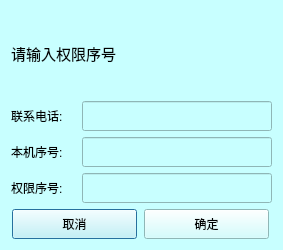
<?xml version="1.0" encoding="UTF-8"?>
<ui version="4.0">
 <class>dlgUseTime</class>
 <widget class="QDialog" name="dlgUseTime">
  <property name="geometry">
   <rect>
    <x>0</x>
    <y>0</y>
    <width>280</width>
    <height>250</height>
   </rect>
  </property>
  <property name="maximumSize">
   <size>
    <width>280</width>
    <height>250</height>
   </size>
  </property>
  <property name="windowTitle">
   <string>使用期限</string>
  </property>
  <property name="styleSheet">
   <string notr="true">background-color: rgb(200, 255, 255);</string>
  </property>
  <layout class="QVBoxLayout" name="verticalLayout">
   <item>
    <widget class="QLabel" name="label_message">
     <property name="font">
      <font>
       <family>Ubuntu</family>
       <pointsize>11</pointsize>
       <weight>50</weight>
       <italic>false</italic>
       <bold>false</bold>
      </font>
     </property>
     <property name="text">
      <string>请输入权限序号</string>
     </property>
    </widget>
   </item>
   <item>
    <layout class="QHBoxLayout" name="horizontalLayout_4">
     <item>
      <widget class="QLabel" name="label_3">
       <property name="minimumSize">
        <size>
         <width>65</width>
         <height>30</height>
        </size>
       </property>
       <property name="maximumSize">
        <size>
         <width>65</width>
         <height>30</height>
        </size>
       </property>
       <property name="text">
        <string>联系电话:</string>
       </property>
      </widget>
     </item>
     <item>
      <widget class="QLineEdit" name="m_linkmanPhoneNumber">
       <property name="sizePolicy">
        <sizepolicy hsizetype="Preferred" vsizetype="Preferred">
         <horstretch>0</horstretch>
         <verstretch>0</verstretch>
        </sizepolicy>
       </property>
       <property name="minimumSize">
        <size>
         <width>190</width>
         <height>30</height>
        </size>
       </property>
       <property name="maximumSize">
        <size>
         <width>190</width>
         <height>30</height>
        </size>
       </property>
       <property name="echoMode">
        <enum>QLineEdit::Normal</enum>
       </property>
       <property name="readOnly">
        <bool>true</bool>
       </property>
       <property name="placeholderText">
        <string/>
       </property>
      </widget>
     </item>
    </layout>
   </item>
   <item>
    <layout class="QHBoxLayout" name="horizontalLayout">
     <item>
      <widget class="QLabel" name="label_2">
       <property name="minimumSize">
        <size>
         <width>65</width>
         <height>30</height>
        </size>
       </property>
       <property name="maximumSize">
        <size>
         <width>65</width>
         <height>30</height>
        </size>
       </property>
       <property name="text">
        <string>本机序号:</string>
       </property>
      </widget>
     </item>
     <item>
      <widget class="QLineEdit" name="m_LocalNumber">
       <property name="sizePolicy">
        <sizepolicy hsizetype="Preferred" vsizetype="Preferred">
         <horstretch>0</horstretch>
         <verstretch>0</verstretch>
        </sizepolicy>
       </property>
       <property name="minimumSize">
        <size>
         <width>190</width>
         <height>30</height>
        </size>
       </property>
       <property name="maximumSize">
        <size>
         <width>190</width>
         <height>30</height>
        </size>
       </property>
       <property name="echoMode">
        <enum>QLineEdit::Normal</enum>
       </property>
       <property name="readOnly">
        <bool>true</bool>
       </property>
       <property name="placeholderText">
        <string/>
       </property>
      </widget>
     </item>
    </layout>
   </item>
   <item>
    <layout class="QHBoxLayout" name="horizontalLayout_2">
     <item>
      <widget class="QLabel" name="label">
       <property name="minimumSize">
        <size>
         <width>65</width>
         <height>30</height>
        </size>
       </property>
       <property name="maximumSize">
        <size>
         <width>65</width>
         <height>30</height>
        </size>
       </property>
       <property name="text">
        <string>权限序号:</string>
       </property>
      </widget>
     </item>
     <item>
      <widget class="QLineEdit" name="m_rPowerCode">
       <property name="sizePolicy">
        <sizepolicy hsizetype="Preferred" vsizetype="Preferred">
         <horstretch>0</horstretch>
         <verstretch>0</verstretch>
        </sizepolicy>
       </property>
       <property name="minimumSize">
        <size>
         <width>190</width>
         <height>30</height>
        </size>
       </property>
       <property name="maximumSize">
        <size>
         <width>190</width>
         <height>30</height>
        </size>
       </property>
       <property name="echoMode">
        <enum>QLineEdit::Normal</enum>
       </property>
       <property name="placeholderText">
        <string/>
       </property>
      </widget>
     </item>
    </layout>
   </item>
   <item>
    <layout class="QHBoxLayout" name="horizontalLayout_3">
     <item>
      <widget class="QPushButton" name="m_btnCancel">
       <property name="minimumSize">
        <size>
         <width>125</width>
         <height>30</height>
        </size>
       </property>
       <property name="maximumSize">
        <size>
         <width>125</width>
         <height>30</height>
        </size>
       </property>
       <property name="text">
        <string>取消</string>
       </property>
      </widget>
     </item>
     <item>
      <widget class="QPushButton" name="m_btnOk">
       <property name="minimumSize">
        <size>
         <width>125</width>
         <height>30</height>
        </size>
       </property>
       <property name="maximumSize">
        <size>
         <width>125</width>
         <height>30</height>
        </size>
       </property>
       <property name="text">
        <string>确定</string>
       </property>
      </widget>
     </item>
    </layout>
   </item>
  </layout>
 </widget>
 <resources/>
 <connections/>
</ui>
